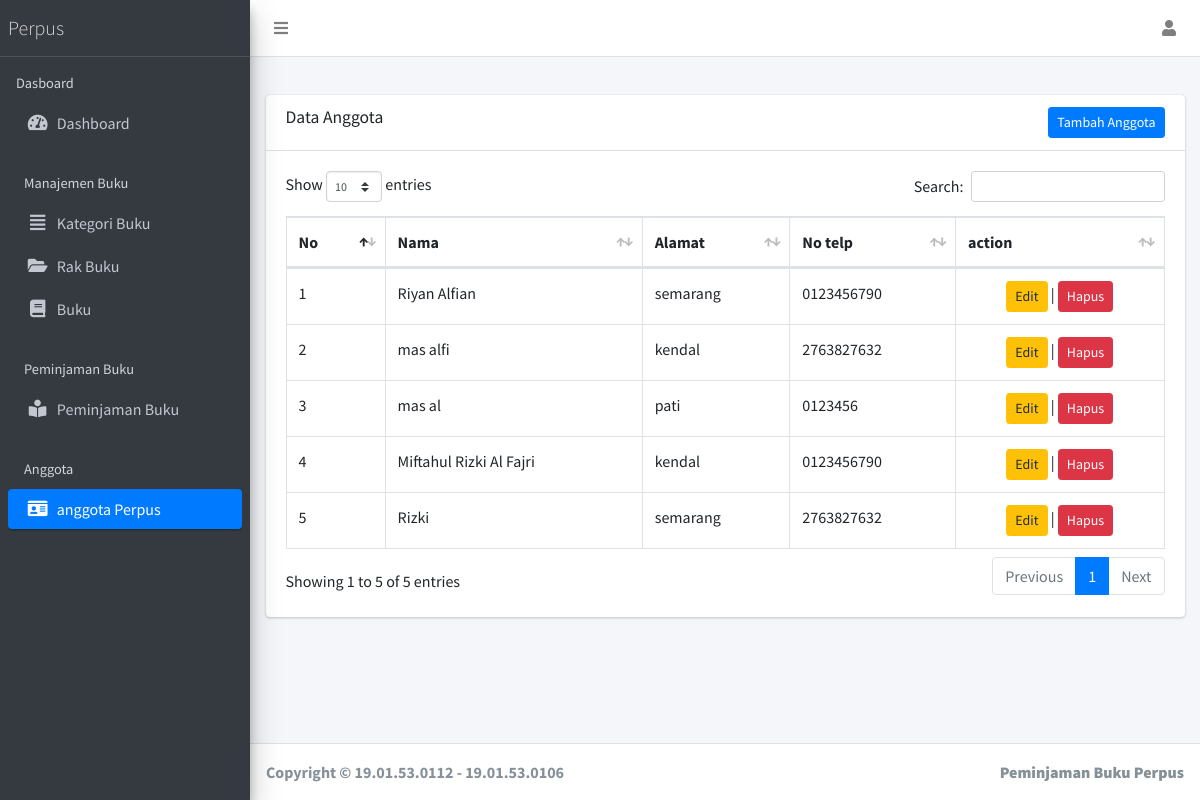
Page /index.php/public/?page=anggota (signed in) on the earlier database version.
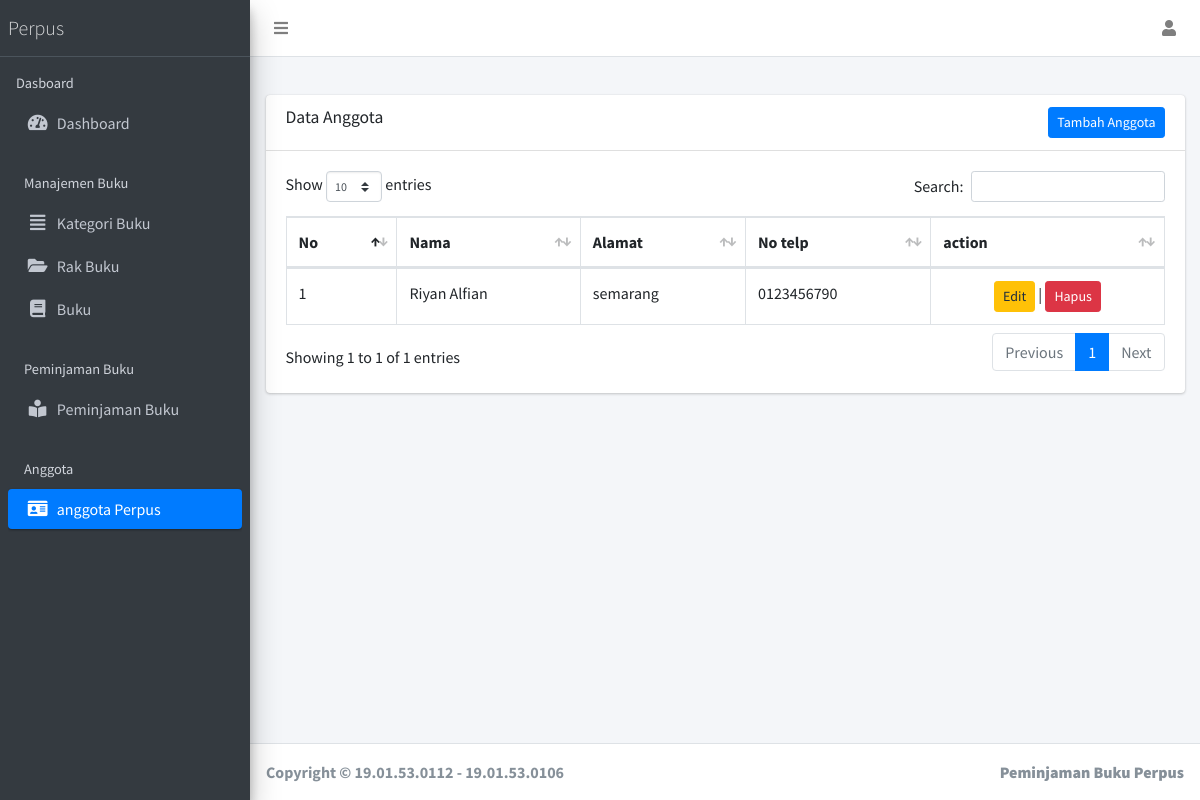
Same page on the later database version.
### tables this page shows
CREATE TABLE `anggota` (
  `id` int(11) NOT NULL,
  `nama` varchar(255) NOT NULL,
  `alamat` varchar(255) NOT NULL,
  `no_telepon` varchar(255) NOT NULL
);

### views/main/anggota/index.php (the view, shortened to what this page needs)
<div class="row">
  <div class="col-12">
    <div class="card">
      <div class="card-header">
        <h3 class="card-title">Data Anggota</h3>
        <a href="?page=add-anggota" class="float-right btn-sm btn btn-primary">Tambah Anggota</a>
      </div>
      <div class="card-body">
        <table id="example1" class="table table-bordered table-hover">
          <thead>
            <tr>
              <th>No</th>
              <th>Nama</th>
              <th>Alamat</th>
              <th>No telp</th>
              <th>action</th>
            </tr>
          </thead>
          <tbody>
            <?php
            $no = 1;
            $query = "SELECT * FROM anggota";
            $sql = mysqli_query($koneksi, $query) or die(mysqli_error($koneksi));
            while ($data = mysqli_fetch_assoc($sql)) : ?>
              <tr>
                <td><?= $no++ ?></td>
                <td><?= $data['nama'] ?></td>
                <td><?= $data['alamat'] ?></td>
                <td><?= $data['no_telepon'] ?></td>
                <td class="text-center">
                  <a href="?page=edit-anggota&id=<?= $data['id'] ?>" class="btn btn-warning btn-sm">Edit</a> |
                  <form action="" method="post" style="display: inline;">
                    <button type="submit" name="delete" onclick="return confirm('yakin ingin menghapus data ini?')" class="btn btn-danger btn-sm">Hapus</button>
                  </form>
                </td>
              </tr>
            <?php endwhile ?>
          </tbody>
        </table>
      </div>
    </div>
  </div>
</div>

Differences in the rows shown:
removed anggota: nama "mas alfi", alamat "kendal", no_telepon "2763827632"
removed anggota: nama "mas al", alamat "pati", no_telepon "0123456"
removed anggota: nama "Miftahul Rizki Al Fajri", alamat "kendal", no_telepon "0123456790"
removed anggota: nama "Rizki", alamat "semarang", no_telepon "2763827632"
Other differences:
text written by a page script: "Show entries Search: Showing 1 to 5 of 5 entries Previous 1 Next" → "Show entries Search: Showing 1 to 1 of 1 entries Previous 1 Next"
